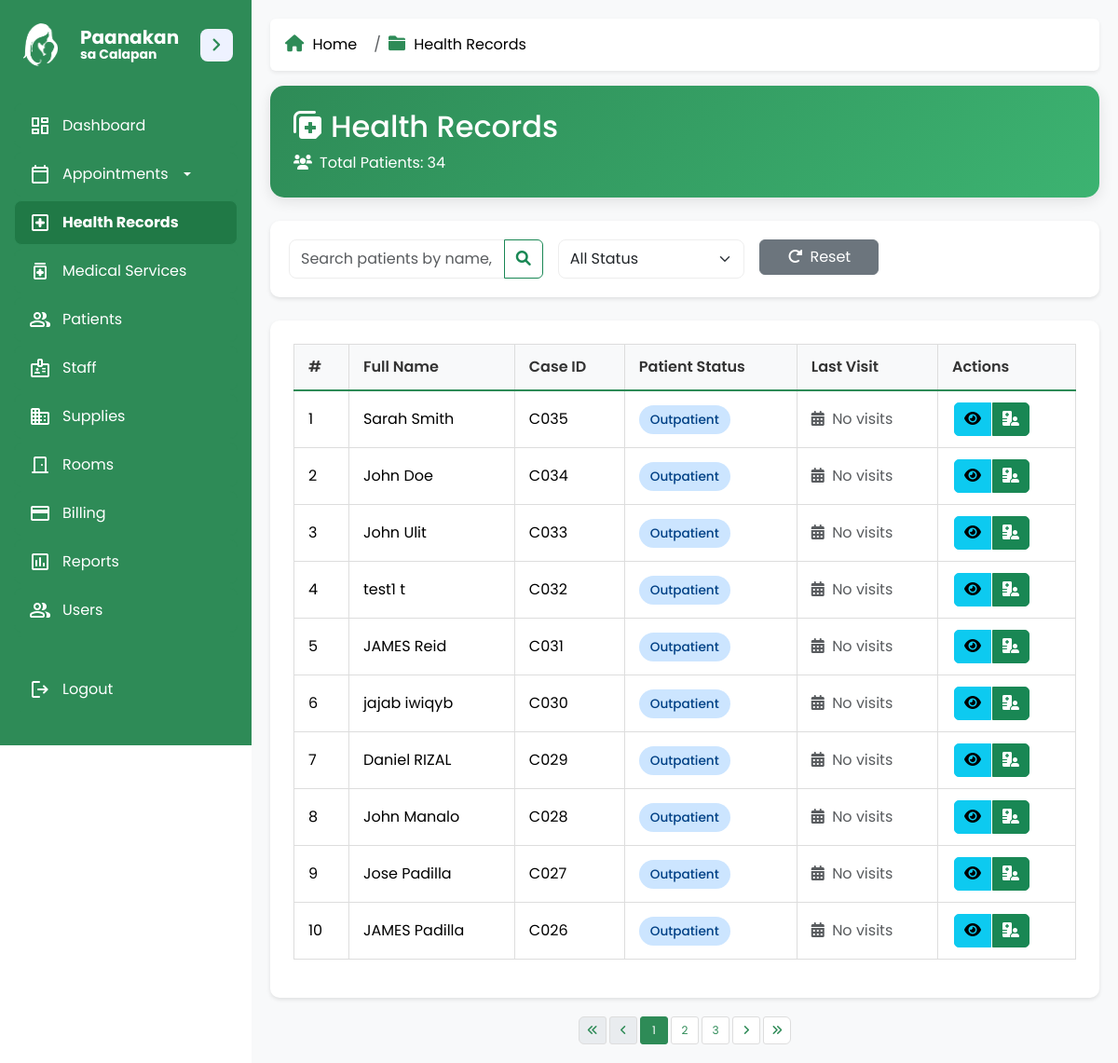
Page /admin/manage_health_records.php (signed in) on the committed database.
### tables this page shows
CREATE TABLE `patients` (
  `patient_id` int(11) NOT NULL,
  `case_id` varchar(20) NOT NULL,
  `user_id` int(11) DEFAULT NULL,
  `first_name` varchar(50) NOT NULL,
  `middle_name` varchar(50) DEFAULT NULL,
  `last_name` varchar(50) NOT NULL,
  `gender` enum('Male','Female') NOT NULL,
  `date_of_birth` date NOT NULL,
  `email` varchar(50) DEFAULT NULL,
  `contact_number` varchar(15) NOT NULL,
  `philhealth_no` varchar(20) DEFAULT NULL,
  `religion` varchar(50) DEFAULT NULL,
  `civil_status` enum('Single','Married','Widowed','Separated','Divorced') DEFAULT NULL,
  `nationality` varchar(50) DEFAULT NULL,
  `occupation` varchar(100) DEFAULT NULL,
  `address` text DEFAULT NULL,
  `patient_status` enum('Admitted','Discharged') DEFAULT NULL,
  `created_at` timestamp NOT NULL DEFAULT current_timestamp()
);

### admin/manage_health_records.php (the view, shortened to what this page needs)
<?php
$pdo = connection();
$limit = 10;
$page = isset($_GET['page']) ? (int)$_GET['page'] : 1;
$offset = ($page - 1) * $limit;
$search = isset($_GET['search']) ? trim($_GET['search']) : '';
$where_conditions = [];
$where_clause = !empty($where_conditions) ? "WHERE " . implode(" AND ", $where_conditions) : "";
$query = "
    WITH patient_visits AS (
        SELECT patient_id, visit_date
        FROM (
            SELECT patient_id, scheduled_date as visit_date
            FROM appointments
            WHERE status != 'Cancelled'
            UNION ALL
            SELECT p.patient_id, mt.transaction_date as visit_date
            FROM medical_transactions mt
            INNER JOIN patients p ON mt.case_id = p.case_id
            UNION ALL
            SELECT
                patient_id,
                CASE
                    WHEN discharge_date IS NULL THEN admission_date
                    ELSE discharge_date
                END as visit_date
            FROM admissions
        ) AS all_visits
    )
    SELECT
        p.patient_id,
        p.case_id,
        CONCAT(p.first_name, ' ', p.last_name) AS fullname,
        COALESCE(a.admission_id, NULL) AS admission_record_id,
        COALESCE(a.admission_date, NULL) AS admission_date,
        COALESCE(a.discharge_date, NULL) AS discharge_date,
        pv.visit_date AS last_visit
    FROM patients p
    LEFT JOIN admissions a ON p.patient_id = a.patient_id
        AND a.discharge_date IS NULL
    LEFT JOIN (
        SELECT patient_id, MAX(visit_date) as visit_date
        FROM patient_visits
        GROUP BY patient_id
    ) pv ON p.patient_id = pv.patient_id
    $where_clause
    ORDER BY p.case_id DESC
    LIMIT :limit OFFSET :offset
";
$stmt = $pdo->prepare($query);
$stmt->bindParam(':limit', $limit, PDO::PARAM_INT);
$stmt->bindParam(':offset', $offset, PDO::PARAM_INT);
$stmt->execute();
$patients = $stmt->fetchAll(PDO::FETCH_ASSOC);
$totalQuery = "
    SELECT COUNT(*) AS total
    FROM patients p
    LEFT JOIN admissions a ON p.patient_id = a.patient_id
        AND a.discharge_date IS NULL
    $where_clause
";
$totalStmt = $pdo->prepare($totalQuery);
$totalStmt->execute();
$totalResult = $totalStmt->fetch();
$totalRecords = $totalResult['total'];
$totalPages = ceil($totalRecords / $limit);
$queryParams = [];
function getPageUrl($pageNum, $queryParams) {
    $queryParams['page'] = $pageNum;
    return '?' . http_build_query($queryParams);
}
?>
<!DOCTYPE html>
<html lang="en">
<head>
    <link href="https://cdn.jsdelivr.net/npm/bootstrap@5.3.3/dist/css/bootstrap.min.css" rel="stylesheet">
    <link href="https://cdnjs.cloudflare.com/ajax/libs/font-awesome/6.4.0/css/all.min.css" rel="stylesheet">
    <link rel="stylesheet" href="../css/sidebar.css">
    <link rel="stylesheet" href="../css/components.css">
</head>
<body>
    <div class="dashboard-container">
        <?php include '../sidebar.php'; ?>
        <main class="dashboard-main-content">
            <?php include '../admin/breadcrumb.php'; ?>
            <div class="page-header">
                <div class="row align-items-center">
                    <div class="col-md-6">
                        <h2 class="mb-0">
                            <i class="fas fa-notes-medical me-2"></i>Health Records
                        </h2>
                        <p class="mb-0 mt-2">
                            <i class="fas fa-users me-2"></i>Total Patients: <?= $totalRecords ?>
                        </p>
                    </div>
                </div>
            </div>
            <div class="search-container">
                <form id="searchForm" method="GET" class="row g-3">
                    <div class="col-md-4">
                        <div class="input-group">
                            <input type="text" id="searchInput" name="search" class="form-control" placeholder="Search patients by name, case ID..." value="<?= htmlspecialchars($search) ?>">
                            <button class="btn btn-outline-success" type="submit">
                                <i class="fas fa-search"></i>
                            </button>
                        </div>
                    </div>
                    <div class="col-md-3">
                        <select id="statusFilter" name="status" class="form-select">
                            <option value="">All Status</option>
                        </select>
                    </div>
                    <div class="col-md-2">
                        <a href="manage_health_records.php" class="btn btn-secondary w-100">
                            <i class="fas fa-redo-alt me-2"></i>Reset
                        </a>
                    </div>
                </form>
            </div>
            <div class="table-container">
                <table class="table table-hover">
                    <thead>
                        <tr>
                            <th>#</th>
                            <th>Full Name</th>
                            <th>Case ID</th>
                            <th>Patient Status</th>
                            <th>Last Visit</th>
                            <th>Actions</th>
                        </tr>
                    </thead>
                    <tbody>
                        <?php if (!empty($patients)): ?>
                            <?php foreach ($patients as $index => $patient): ?>
                                <?php
                                    $status = 'Outpatient';
                                    $status_class = 'status-outpatient';
                                    $admission_record_id = $patient['admission_record_id'];
                                    $last_visit = $patient['last_visit'] ? date('M d, Y', strtotime($patient['last_visit'])) : 'No visits';
                                ?>
                                <tr>
                                    <td><?= $offset + $index + 1 ?></td>
                                    <td><?= htmlspecialchars($patient['fullname']) ?></td>
                                    <td><?= htmlspecialchars($patient['case_id']) ?></td>
                                    <td>
                                        <span class="status-badge <?= $status_class ?>">
                                            <?= $status ?>
                                        </span>
                                    </td>
                                    <td>
                                        <span class="text-muted">
                                            <i class="fas fa-calendar-alt me-1"></i>
                                            <?= $last_visit ?>
                                        </span>
                                    </td>
                                    <td>
                                        <div class="btn-group">
                                            <a href="patient_health_records.php?patient_id=<?= $patient['patient_id'] ?>"
                                               class="btn btn-info btn-action" title="View Records">
                                                <i class="fas fa-eye"></i>
                                            </a>
                                            <?php if ($status === 'Admitted' && $admission_record_id): ?>
                                                <a href="discharge.php?patient_id=<?= $patient['patient_id'] ?>&record_id=<?= $admission_record_id ?>"
                                                   class="btn btn-danger btn-action" title="Discharge">
                                                    <i class="fas fa-sign-out-alt"></i>
                                                </a>
                                            <?php else: ?>
                                                <a href="admission.php?patient_id=<?= $patient['patient_id'] ?>"
                                                   class="btn btn-success btn-action" title="Admit">
                                                    <i class="fas fa-hospital-user"></i>
                                                </a>
                                            <?php endif; ?>
                                        </div>
                                    </td>
                                </tr>
                            <?php endforeach; ?>
                        <?php endif; ?>
                    </tbody>
                </table>
            </div>
            <?php if ($totalPages > 1): ?>
                <nav>
                    <ul class="pagination justify-content-center">
                        <li class="page-item <?= ($page <= 1) ? 'disabled' : '' ?>">
                            <a class="page-link" href="<?= getPageUrl(1, $queryParams) ?>" aria-label="First">
                                <i class="fas fa-angle-double-left"></i>
                            </a>
                        </li>
                        <li class="page-item <?= ($page <= 1) ? 'disabled' : '' ?>">
                            <a class="page-link" href="<?= getPageUrl(max(1, $page - 1), $queryParams) ?>" aria-label="Previous">
                                <i class="fas fa-angle-left"></i>
                            </a>
                        </li>
                        <?php
                        $startPage = max(1, $page - 2);
                        $endPage = min($totalPages, $page + 2);
                        for ($i = $startPage; $i <= $endPage; $i++): ?>
                            <li class="page-item <?= ($i === $page) ? 'active' : '' ?>">
                                <a class="page-link" href="<?= getPageUrl($i, $queryParams) ?>"><?= $i ?></a>
                            </li>
                        <?php endfor; ?>
                        <li class="page-item <?= ($page >= $totalPages) ? 'disabled' : '' ?>">
                            <a class="page-link" href="<?= getPageUrl(min($totalPages, $page + 1), $queryParams) ?>" aria-label="Next">
                                <i class="fas fa-angle-right"></i>
                            </a>
                        </li>
                        <li class="page-item <?= ($page >= $totalPages) ? 'disabled' : '' ?>">
                            <a class="page-link" href="<?= getPageUrl($totalPages, $queryParams) ?>" aria-label="Last">
                                <i class="fas fa-angle-double-right"></i>
                            </a>
                        </li>
                    </ul>
                </nav>
            <?php endif; ?>
        </main>
    </div>
</body>
</html>

### css/sidebar.css (style rules this page uses)
* { margin: 0; padding: 0; box-sizing: border-box; font-family: "Poppins", sans-serif; }
body { min-height: 100vh; background: rgb(255, 255, 255); }
.dashboard-main-content { margin-left: 270px; transition: margin-left 0.4s ease-in-out; }

### css/components.css (style rules this page uses)
.dashboard-main-content { margin-left: 270px; padding: 20px; transition: margin-left 0.4s ease-in-out; }
.table-container { border-radius: 8px; box-shadow: 0px 4px 6px rgba(0, 0, 0, 0.1); overflow: hidden; background-color: #ffffff; padding: 20px; margin-top: 20px; }
.table-container table { width: 100%; border-collapse: collapse; border: 1px solid #ddd; }
.table-container thead { background-color: #f8f9fa; color: #333; font-weight: bold; border-bottom: 2px solid #ddd; }
.table-container tbody tr { border-bottom: 1px solid #ddd; transition: background-color 0.3s ease; }
.table-container th, .table-container td { padding: 12px 15px; text-align: left; vertical-align: middle; border-right: 1px solid #ddd; }
.table-container th:last-child, .table-container td:last-child { border-right: none; }
.table-container tbody tr:last-child td { border-bottom: none; }
.pagination { font-size: 12px; padding: 0; margin: 0; }
.pagination .page-item { margin: 0 2px; }
.pagination .page-link { display: flex; align-items: center; justify-content: center; width: 30px; height: 30px; font-size: 12px; padding: 0; border-radius: 3px; border: 1px solid #ddd; color: #2E8B57; transition: background-color 0.2s ease, color 0.2s ease; }
.pagination .page-item.active .page-link { background-color: #2E8B57; color: #ffffff; border-color: #2E8B57; }
form { margin: 0; }
.table-container { margin-bottom: 20px; }
.dashboard-container { max-width: 100%; overflow-x: hidden; margin: 0 auto; }
html, body { overflow-x: hidden; overflow-y: auto; margin: 0; padding: 0; width: 100%; height: 100%; }

### admin/manage_health_records.php (style rules this page uses)
:root { --primary-color: #2E8B57; --primary-light: #3CB371; --secondary-color: #f8f9fa; --text-color: #333; --border-color: #eee; }
body { font-family: 'Poppins', sans-serif; background-color: #f5f5f5; }
.dashboard-container { display: flex; min-height: 100vh; }
.dashboard-main-content { flex-grow: 1; padding: 20px; margin-left: 270px; transition: all 0.4s ease; background-color: #f8f9fa; }
.page-header { background: linear-gradient(135deg, var(--primary-color) 0%, var(--primary-light) 100%); color: white; padding: 25px; border-radius: 15px; margin-bottom: 25px; box-shadow: 0 4px 15px rgba(0,0,0,0.1); }
.search-container { background: white; padding: 20px; border-radius: 10px; box-shadow: 0 2px 4px rgba(0,0,0,0.1); margin-bottom: 25px; }
.table-container { background: white; padding: 25px; border-radius: 10px; box-shadow: 0 2px 4px rgba(0,0,0,0.1); }
.table thead th { background-color: var(--secondary-color); color: var(--text-color); font-weight: 600; border-bottom: 2px solid var(--primary-color); }
.btn-action { padding: 5px 10px; margin: 0 2px; border-radius: 5px; transition: all 0.3s ease; }
.status-badge { padding: 6px 12px; border-radius: 20px; font-weight: 500; font-size: 0.85rem; }
.status-outpatient { background-color: #cce5ff; color: #004085; }
.pagination { margin-top: 20px; }
.page-link { color: var(--primary-color); border-color: var(--border-color); }
.page-item.active .page-link { background-color: var(--primary-color); border-color: var(--primary-color); }
.form-select, .form-control { border-radius: 8px; border: 1px solid var(--border-color); padding: 8px 12px; }

### rows in the picture
patients: index "1", fullname "Sarah Smith", case "C035", status "Outpatient", last_visit "No visits"
patients: index "2", fullname "John Doe", case "C034", status "Outpatient", last_visit "No visits"
patients: index "3", fullname "John Ulit", case "C033", status "Outpatient", last_visit "No visits"
patients: index "4", fullname "test1 t", case "C032", status "Outpatient", last_visit "No visits"
patients: index "5", fullname "JAMES Reid", case "C031", status "Outpatient", last_visit "No visits"
patients: index "6", fullname "jajab iwiqyb", case "C030", status "Outpatient", last_visit "No visits"
patients: index "7", fullname "Daniel RIZAL", case "C029", status "Outpatient", last_visit "No visits"
patients: index "8", fullname "John Manalo", case "C028", status "Outpatient", last_visit "No visits"
patients: index "9", fullname "Jose Padilla", case "C027", status "Outpatient", last_visit "No visits"
patients: index "10", fullname "JAMES Padilla", case "C026", status "Outpatient", last_visit "No visits"

### other values in the picture
$name "Home"
$name "Health Records"
$totalRecords "34"
